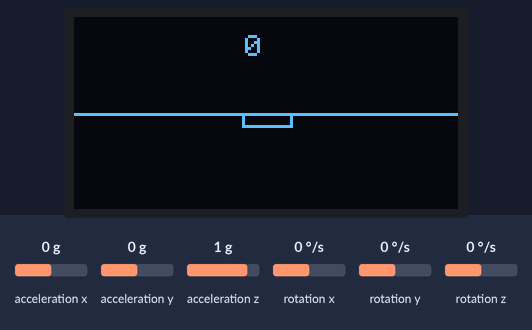
Simulated run of this sketch. Board: Arduino Uno, built with avr-gcc and run on an emulated ATmega328P. Parts: 128×64 one-colour display. The test bench sets the inputs (shaded band); at power-on: rotation z 0 °/s, acceleration y 0 g, acceleration z 1 g, acceleration x 0 g, rotation x 0 °/s, rotation y 0 °/s. What the sketch prints to the serial monitor is not drawn.

Above: at 7.7 s.
7.8 s: rotation z set to -192 °/s
At 8.03 s:
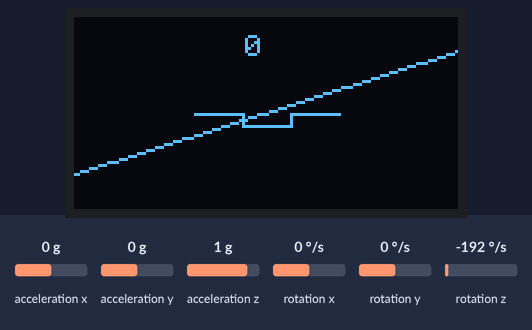
9.4 s: rotation z set to 4 °/s
At 9.82 s:
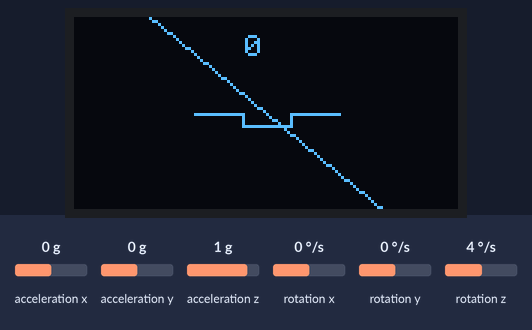
11.5 s: acceleration y set to -1.4 g
At 11.98 s:
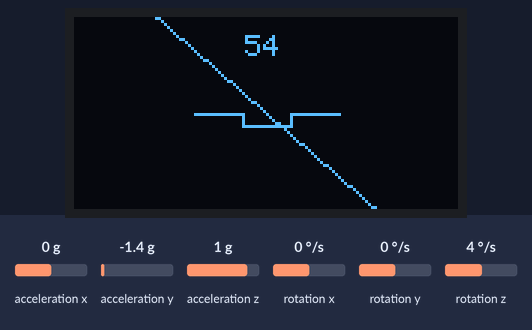
13.0 s: acceleration z set to 0 g
At 14.0 s:
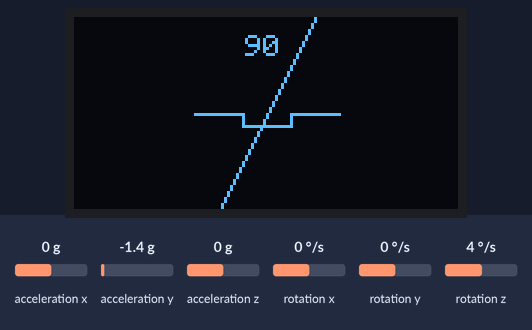
14.9 s: acceleration x set to -1.4 g
At 17.0 s:
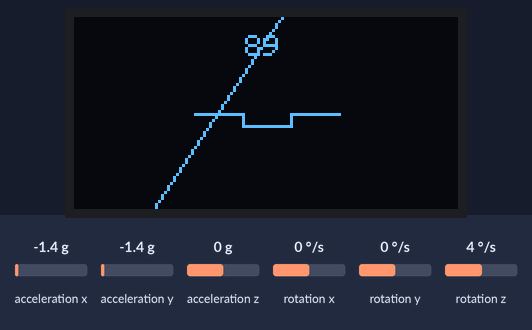
Timing chart, 0 to 17.4 s (numbered marks = the images above; inputs shaded):
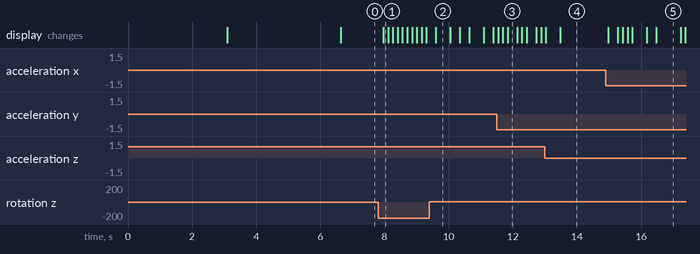

The sketch:

Artificial_Horizon.ino
```cpp
#include <SPI.h>
#include <Wire.h>
#include <Adafruit_GFX.h>
#include <Adafruit_SSD1306.h>
#include <Adafruit_Sensor.h>
#include "MPU6050_6Axis_MotionApps20.h"

#define SCREEN_WIDTH 128 // OLED display width, in pixels
#define SCREEN_HEIGHT 64 // OLED display height, in pixels
// Declaration for an SSD1306 display connected to I2C (SDA, SCL pins)
#define OLED_RESET     4 // Reset pin # (or -1 if sharing Arduino reset pin)

Adafruit_SSD1306 display(SCREEN_WIDTH, SCREEN_HEIGHT, &Wire, OLED_RESET);

MPU6050 gyro;

int16_t AccX, AccY, AccZ, GyroX, GyroY, GyroZ;

double accelScale = 2.0 / 32768.0;
double gyroScale = 250.0 / 32768.0;

uint8_t fifoBuffer[45];

uint32_t timer;

extern const unsigned char logo[];

void setup() {

  Serial.begin(9600);

  startOLED();
  introductionOLED();

  gyro.initialize();
  gyro.dmpInitialize();
  gyro.setDMPEnabled(true);

  gyro.CalibrateGyro(10);
  gyro.CalibrateAccel(10);
}

void loop() {

  if (millis() - timer >= 11) {  // таймер на 11 мс (на всякий случай)
    if (gyro.dmpGetCurrentFIFOPacket(fifoBuffer)) {

      Quaternion q;
      VectorFloat gravity;
      float zyx[3];

      gyro.dmpGetQuaternion(&q, fifoBuffer);
      gyro.dmpGetGravity(&gravity, &q);
      gyro.dmpGetYawPitchRoll(zyx, &q, &gravity);

      Serial.print(zyx[0] * 180 / M_PI); // вокруг оси Z
      Serial.print(',');
      Serial.print(zyx[1] * 180 / M_PI); // вокруг оси Y
      Serial.print(',');
      Serial.print(zyx[2] * 180 / M_PI); // вокруг оси X
      Serial.println();

      display.clearDisplay();

      aimOLED();

      double pitch = getPitch(zyx[1]);

      double roll = getRoll(zyx[0]);

      int16_t yaw = getYaw(zyx[2]);

      compassOLED(yaw);

      display.drawLine(0, 32 + roll / 1.40625 + pitch / 1.8, 128, 32 - roll / 1.40625 + pitch / 1.8, WHITE);

      display.display();

      delay(100);

      timer = millis();
    }
  }
}

double getPitch(float y) {
  // Угол тангажа
  // pitch = atan2(acc_x, sqrt(acc_y^2 + acc_z^2))

  return y * 180 / M_PI;
}

double getRoll(float x) {
  // Угол крена
  // roll = atan2(-acc_y, acc_z)

  return x * 180 / M_PI;
}

double  getYaw(float z) {
  // Угол рыскания
  // yaw = gyro_z*dt

  return z * 180 / M_PI;
}

void compassOLED(int16_t yaw) {
  yaw = yaw * -1;
  if (yaw < 0) {
    yaw = 360 + yaw;
  }
  display.setTextSize(1);
  display.setTextColor(WHITE);
  display.setCursor(57, 6);
  display.print(yaw);
}

void startOLED() {
    if (!display.begin(SSD1306_SWITCHCAPVCC, 0x3C)) {
    Serial.println(F("SSD1306 allocation failed"));
    for (;;)
      ;
  }
}

void introductionOLED() {
  display.clearDisplay();
  display.setTextSize(1);
  display.setTextColor(WHITE);
  display.setCursor(9, 22);
  display.print("Artificial Horizon");

  display.setTextSize(1);
  display.setTextColor(WHITE);
  display.setCursor(18, 32);
  display.print("Moscow Aviation");

  display.setTextSize(1);
  display.setTextColor(WHITE);
  display.setCursor(35, 42);
  display.print("Institute");

  display.display();

  delay(3000);

  display.clearDisplay();
  display.drawBitmap(0, 0, logo, 128, 64, WHITE);

  display.display();

  delay(3000);
}

void aimOLED() {
  display.clearDisplay();
  display.drawLine(40, 32, 56, 32, WHITE);
  display.drawLine(72, 32, 88, 32, WHITE);
  display.drawLine(56, 32, 56, 36, WHITE);
  display.drawLine(72, 32, 72, 36, WHITE);
  display.drawLine(56, 36, 72, 36, WHITE);
}
```

Source omitted: logo.c (data table, 6340 bytes)

Measured:
- after the input at 7.8 s, the display: changes after 0.16 s (image 1)
- after the input at 14.9 s, the display: first changes after 0.08 s (image 5 shows a later state)
- what the display in image 2 shows lasts 0.5 s, from 9.6 s to 10.1 s
- what the display in image 5 shows lasts 0.7 s, from 16.5 s to 17.2 s
